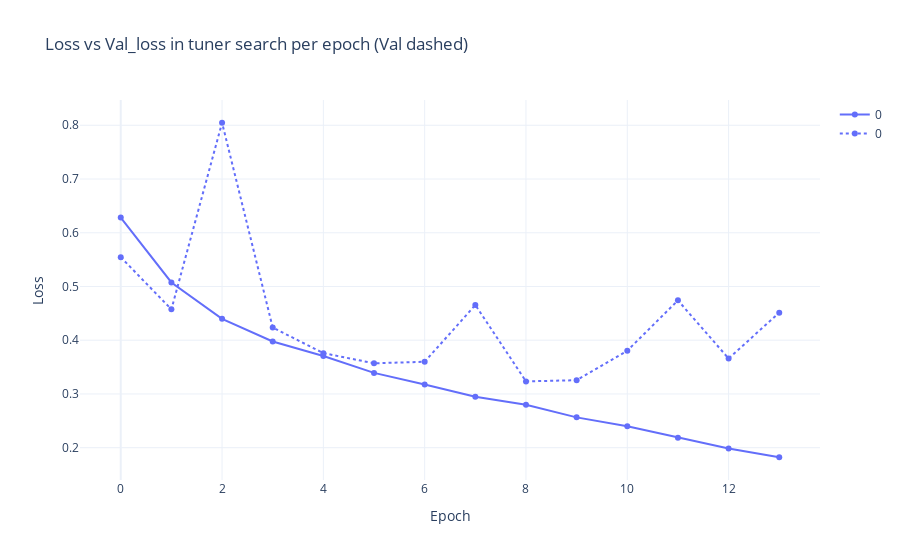
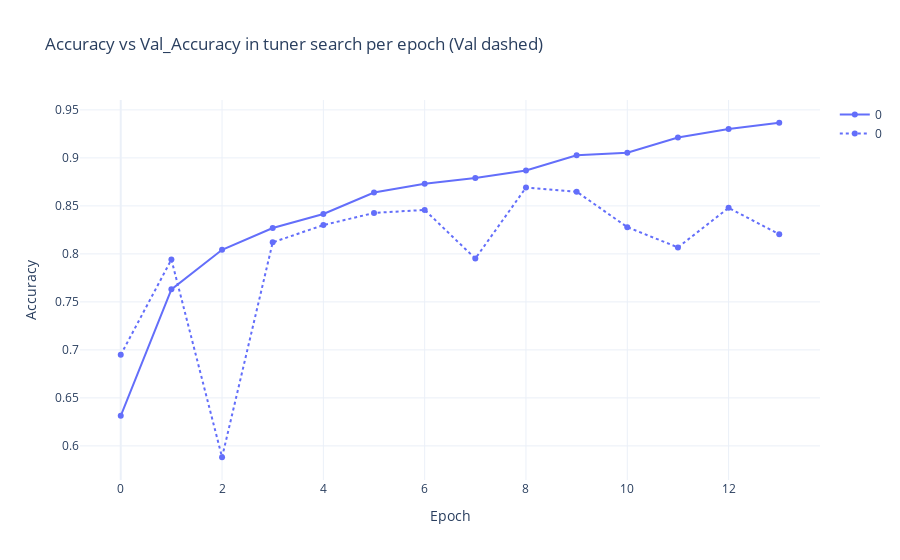

Source (notebook cell) for these figures, in order:
### Code cell
from utils.data_processing import make_loss_graphs, make_loss_accuracy_graphs, add_tuner_iteration_to_data
import pandas

csv = pandas.read_csv(f"hand-tailored-cnn.log")
add_tuner_iteration_to_data(csv)

loss_graph = make_loss_graphs(csv)
acc_graph = make_loss_accuracy_graphs(csv)

loss_graph.update_layout(title="Loss vs Val_loss in tuner search per epoch (Val dashed)").show()
acc_graph.update_layout(title="Accuracy vs Val_Accuracy in tuner search per epoch (Val dashed)").show()

### Figure 1 — Plotly figure (JSON) as saved in the notebook; plotly's stock layout.template omitted (floating-point values rounded to 4 significant figures)
{"data": [{"hovertemplate": "tuner_iteration=0<br>variable=loss<br>epoch=%{x}<br>value=%{y}<extra></extra>", "legendgroup": "0", "line": {"color": "#636efa", "dash": "solid"}, "marker": {"symbol": "circle"}, "mode": "lines+markers", "name": "0", "orientation": "v", "showlegend": true, "x": [0, 1, 2, 3, 4, 5, 6, 7, 8, 9, 10, 11, 12, 13], "xaxis": "x", "y": [0.6282, 0.5074, 0.4397, 0.3977, 0.3707, 0.3392, 0.3174, 0.2949, 0.28, 0.2564, 0.2398, 0.2187, 0.1985, 0.1822], "yaxis": "y", "type": "scatter"}, {"hovertemplate": "tuner_iteration=0<br>variable=val_loss<br>epoch=%{x}<br>value=%{y}<extra></extra>", "legendgroup": "0", "line": {"color": "#636efa", "dash": "dot"}, "marker": {"symbol": "circle"}, "mode": "lines+markers", "name": "0", "orientation": "v", "showlegend": true, "x": [0, 1, 2, 3, 4, 5, 6, 7, 8, 9, 10, 11, 12, 13], "xaxis": "x", "y": [0.5546, 0.4574, 0.8047, 0.4236, 0.376, 0.357, 0.3599, 0.4654, 0.3234, 0.3256, 0.3805, 0.4741, 0.3659, 0.4513], "yaxis": "y", "type": "scatter"}], "layout": {"xaxis": {"title": {"text": "Epoch"}}, "yaxis": {"title": {"text": "Loss"}}, "title": {"text": "Loss vs Val_loss in tuner search per epoch (Val dashed)"}}}

### Figure 2 — Plotly figure (JSON) as saved in the notebook; plotly's stock layout.template omitted (floating-point values rounded to 4 significant figures)
{"data": [{"hovertemplate": "tuner_iteration=0<br>variable=accuracy<br>epoch=%{x}<br>value=%{y}<extra></extra>", "legendgroup": "0", "line": {"color": "#636efa", "dash": "solid"}, "marker": {"symbol": "circle"}, "mode": "lines+markers", "name": "0", "orientation": "v", "showlegend": true, "x": [0, 1, 2, 3, 4, 5, 6, 7, 8, 9, 10, 11, 12, 13], "xaxis": "x", "y": [0.6313, 0.7631, 0.8043, 0.827, 0.8415, 0.864, 0.873, 0.879, 0.887, 0.9028, 0.9054, 0.9213, 0.93, 0.9366], "yaxis": "y", "type": "scatter"}, {"hovertemplate": "tuner_iteration=0<br>variable=val_accuracy<br>epoch=%{x}<br>value=%{y}<extra></extra>", "legendgroup": "0", "line": {"color": "#636efa", "dash": "dot"}, "marker": {"symbol": "circle"}, "mode": "lines+markers", "name": "0", "orientation": "v", "showlegend": true, "x": [0, 1, 2, 3, 4, 5, 6, 7, 8, 9, 10, 11, 12, 13], "xaxis": "x", "y": [0.6948, 0.7941, 0.5882, 0.812, 0.83, 0.8427, 0.8458, 0.7951, 0.8691, 0.8648, 0.8279, 0.8068, 0.8479, 0.8205], "yaxis": "y", "type": "scatter"}], "layout": {"xaxis": {"title": {"text": "Epoch"}}, "yaxis": {"title": {"text": "Accuracy"}}, "title": {"text": "Accuracy vs Val_Accuracy in tuner search per epoch (Val dashed)"}}}
